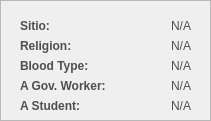
     <widget class="QFrame" name="basePopUpBodyFrame_13">
      <property name="geometry">
       <rect>
        <x>330</x>
        <y>20</y>
        <width>211</width>
        <height>121</height>
       </rect>
      </property>
      <property name="styleSheet">
       <string notr="true">#basePopUpBodyFrame_13 {
	background-color: rgb(247, 247, 247);
	border: 1px solid rgb(194, 194, 194);
	border-radius: 10px;
}</string>
      </property>
      <property name="frameShape">
       <enum>QFrame::Shape::StyledPanel</enum>
      </property>
      <property name="frameShadow">
       <enum>QFrame::Shadow::Raised</enum>
      </property>
      <widget class="QLabel" name="cp_displayBloodType">
       <property name="geometry">
        <rect>
         <x>100</x>
         <y>50</y>
         <width>91</width>
         <height>31</height>
        </rect>
       </property>
       <property name="font">
        <font>
         <family>Arial</family>
         <pointsize>9</pointsize>
        </font>
       </property>
       <property name="styleSheet">
        <string notr="true">#cp_displayBloodType{
	background-color:transparent;
	color:#4f4f4f;
}</string>
       </property>
       <property name="text">
        <string>N/A</string>
       </property>
       <property name="alignment">
        <set>Qt::AlignmentFlag::AlignRight|Qt::AlignmentFlag::AlignTrailing|Qt::AlignmentFlag::AlignVCenter</set>
       </property>
      </widget>
      <widget class="QLabel" name="cp_labelBloodType">
       <property name="geometry">
        <rect>
         <x>20</x>
         <y>50</y>
         <width>81</width>
         <height>31</height>
        </rect>
       </property>
       <property name="font">
        <font>
         <family>Arial</family>
         <pointsize>9</pointsize>
         <bold>true</bold>
        </font>
       </property>
       <property name="styleSheet">
        <string notr="true">#cp_labelBloodType{
	background-color:transparent;
	color:#4f4f4f;
}</string>
       </property>
       <property name="text">
        <string>Blood Type:</string>
       </property>
       <property name="alignment">
        <set>Qt::AlignmentFlag::AlignLeading|Qt::AlignmentFlag::AlignLeft|Qt::AlignmentFlag::AlignVCenter</set>
       </property>
      </widget>
      <widget class="QLabel" name="cp_displayReligion">
       <property name="geometry">
        <rect>
         <x>80</x>
         <y>30</y>
         <width>111</width>
         <height>31</height>
        </rect>
       </property>
       <property name="font">
        <font>
         <family>Arial</family>
         <pointsize>9</pointsize>
        </font>
       </property>
       <property name="styleSheet">
        <string notr="true">#cp_displayReligion{
	background-color:transparent;
	color:#4f4f4f;
}</string>
       </property>
       <property name="text">
        <string>N/A</string>
       </property>
       <property name="alignment">
        <set>Qt::AlignmentFlag::AlignRight|Qt::AlignmentFlag::AlignTrailing|Qt::AlignmentFlag::AlignVCenter</set>
       </property>
      </widget>
      <widget class="QLabel" name="cp_displaySitio">
       <property name="geometry">
        <rect>
         <x>60</x>
         <y>10</y>
         <width>131</width>
         <height>31</height>
        </rect>
       </property>
       <property name="font">
        <font>
         <family>Arial</family>
         <pointsize>9</pointsize>
        </font>
       </property>
       <property name="styleSheet">
        <string notr="true">#cp_displaySitio{
	background-color:transparent;
	color:#4f4f4f;
}</string>
       </property>
       <property name="text">
        <string>N/A</string>
       </property>
       <property name="alignment">
        <set>Qt::AlignmentFlag::AlignRight|Qt::AlignmentFlag::AlignTrailing|Qt::AlignmentFlag::AlignVCenter</set>
       </property>
      </widget>
      <widget class="QLabel" name="cp_labelReligion">
       <property name="geometry">
        <rect>
         <x>20</x>
         <y>30</y>
         <width>51</width>
         <height>31</height>
        </rect>
       </property>
       <property name="font">
        <font>
         <family>Arial</family>
         <pointsize>9</pointsize>
         <bold>true</bold>
        </font>
       </property>
       <property name="styleSheet">
        <string notr="true">#cp_labelReligion{
	background-color:transparent;
	color:#4f4f4f;
}</string>
       </property>
       <property name="text">
        <string>Religion:</string>
       </property>
       <property name="alignment">
        <set>Qt::AlignmentFlag::AlignLeading|Qt::AlignmentFlag::AlignLeft|Qt::AlignmentFlag::AlignVCenter</set>
       </property>
      </widget>
      <widget class="QLabel" name="cp_labelSitio">
       <property name="geometry">
        <rect>
         <x>20</x>
         <y>10</y>
         <width>91</width>
         <height>31</height>
        </rect>
       </property>
       <property name="font">
        <font>
         <family>Arial</family>
         <pointsize>9</pointsize>
         <bold>true</bold>
        </font>
       </property>
       <property name="styleSheet">
        <string notr="true">#cp_labelSitio{
	background-color:transparent;
	color:#4f4f4f;
}</string>
       </property>
       <property name="text">
        <string>Sitio:</string>
       </property>
       <property name="alignment">
        <set>Qt::AlignmentFlag::AlignLeading|Qt::AlignmentFlag::AlignLeft|Qt::AlignmentFlag::AlignVCenter</set>
       </property>
      </widget>
      <widget class="QLabel" name="cp_displayStudent">
       <property name="geometry">
        <rect>
         <x>150</x>
         <y>90</y>
         <width>41</width>
         <height>31</height>
        </rect>
       </property>
       <property name="font">
        <font>
         <family>Arial</family>
         <pointsize>9</pointsize>
        </font>
       </property>
       <property name="styleSheet">
        <string notr="true">#cp_displayStudent{
	background-color:transparent;
	color:#4f4f4f;
}</string>
       </property>
       <property name="text">
        <string>N/A</string>
       </property>
       <property name="alignment">
        <set>Qt::AlignmentFlag::AlignRight|Qt::AlignmentFlag::AlignTrailing|Qt::AlignmentFlag::AlignVCenter</set>
       </property>
      </widget>
      <widget class="QLabel" name="cp_labelStudent">
       <property name="geometry">
        <rect>
         <x>20</x>
         <y>90</y>
         <width>81</width>
         <height>31</height>
        </rect>
       </property>
       <property name="font">
        <font>
         <family>Arial</family>
         <pointsize>9</pointsize>
         <bold>true</bold>
        </font>
       </property>
       <property name="styleSheet">
        <string notr="true">#cp_labelStudent{
	background-color:transparent;
	color:#4f4f4f;
}</string>
       </property>
       <property name="text">
        <string>A Student:</string>
       </property>
       <property name="alignment">
        <set>Qt::AlignmentFlag::AlignLeading|Qt::AlignmentFlag::AlignLeft|Qt::AlignmentFlag::AlignVCenter</set>
       </property>
      </widget>
      <widget class="QLabel" name="cp_displayGovWorker">
       <property name="geometry">
        <rect>
         <x>150</x>
         <y>70</y>
         <width>41</width>
         <height>31</height>
        </rect>
       </property>
       <property name="font">
        <font>
         <family>Arial</family>
         <pointsize>9</pointsize>
        </font>
       </property>
       <property name="styleSheet">
        <string notr="true">#cp_displayGovWorker{
	background-color:transparent;
	color:#4f4f4f;
}</string>
       </property>
       <property name="text">
        <string>N/A</string>
       </property>
       <property name="alignment">
        <set>Qt::AlignmentFlag::AlignRight|Qt::AlignmentFlag::AlignTrailing|Qt::AlignmentFlag::AlignVCenter</set>
       </property>
      </widget>
      <widget class="QLabel" name="cp_labelGovWorker">
       <property name="geometry">
        <rect>
         <x>20</x>
         <y>70</y>
         <width>91</width>
         <height>31</height>
        </rect>
       </property>
       <property name="font">
        <font>
         <family>Arial</family>
         <pointsize>9</pointsize>
         <bold>true</bold>
        </font>
       </property>
       <property name="styleSheet">
        <string notr="true">#cp_labelGovWorker{
	background-color:transparent;
	color:#4f4f4f;
}</string>
       </property>
       <property name="text">
        <string>A Gov. Worker:</string>
       </property>
       <property name="alignment">
        <set>Qt::AlignmentFlag::AlignLeading|Qt::AlignmentFlag::AlignLeft|Qt::AlignmentFlag::AlignVCenter</set>
       </property>
      </widget>
     </widget>
